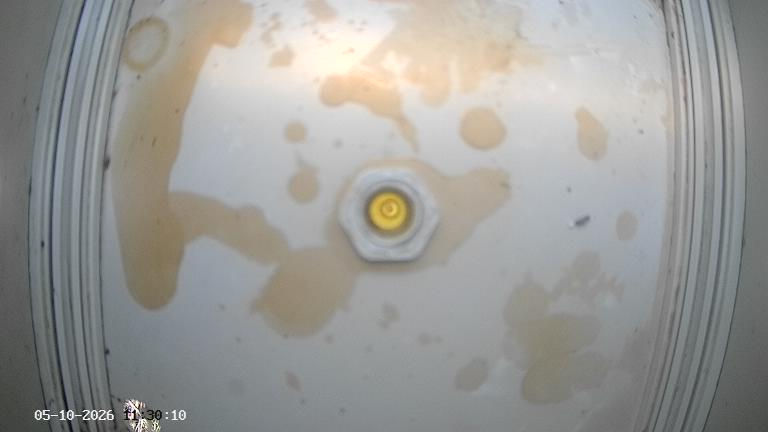
#> input picture data/samples/images/BE4089629/6ac327d44c3227d11cfbd084.jpg, 768 x 432 px
$ python -i quality.py   (imports and definitions only)   (older library calls are emulated)
#> lines starting #> are read from the running program, lines starting #| are printed output that depends on the picture; after the words box and inside, x2 and y2 are one past the last pixel; in counts of white or black regions, pixels touching at a corner belong together
#> further down, picture is the input picture: shape (432, 768, 3); mean B, G, R 151.1, 154.2, 154.6
### lambda/vision/sentinel/vision/card.py
"""Op 1: find the trap surface and rectify it, for both FlyBot trap kinds.

    uv run python -m sentinel.vision.card IMAGE [--trap-kind sticky|lure] [--out DIR] [--profile yellow|white|auto]

FlyBot's `Camera.trapKind` has exactly two values, and `find_card(img, trap_kind=...)` handles both:

* `sticky` (default): a yellow sticky card (counts accumulate until the card is replaced). HSV mask ->
  contour -> approxPolyDP -> side-line refinement -> warpPerspective. Profiles: `yellow` (default),
  `white` (bright unsaturated surface, opt-in only), `auto` (yellow, then white).
* `lure`: a bait trap that is not sticky (a photo shows the flies present at that moment). The
  production trap cameras look down into a white tray: `find_lure_floor` segments the bright,
  smooth, low-saturation tray floor (texture + brightness + saturation mask, morphological
  open/close, largest region, holes filled) and returns its polygon as the ROI, a rectified crop when
  a 4-corner fit is plausible, otherwise the polygon only; when no floor is found the ROI is the
  whole frame.

Returned JSON-serializable dict (both kinds):

    found, trap_kind, profile, roi_source ("card" | "floor_quad" | "floor_polygon" | "whole_frame" | "none"),
    quad (4 [x, y] pixel corners TL, TR, BR, BL, or None), quad_norm (same, 0-1),
    polygon (pixel polygon of the ROI, or None), roi (camos shadow `detections[].roi`: a list of
    polygons of normalized [x, y]), coverage (ROI area / frame area), fill, occlusion, partial,
    n_cards, cards, warped_size, warped_path, time_ms, evidence {overlay, mask, warped}

`found` semantics:
* sticky: a plausible yellow card quad was found; when False, `roi` is `[]` and ops 3-4 work on the
  whole frame .
* lure: a plausible tray floor region was found (coverage 0.15-0.97, solidity >= 0.85, bright and
  unsaturated); `quad` is set only when the floor also fits 4 corners (region fills >= 0.9 of the
  quad), so `warped_path` exists only then. When False, `roi` is the whole frame
  (`roi_source: "whole_frame"`), never `[]`, because a lure camera always looks into its trap.

Canonical size keeps the surface's aspect ratio, long side `canonical_long` pixels.
"""

from __future__ import annotations

import argparse
import json
import sys
import time
from pathlib import Path

import cv2
import numpy as np

from sentinel.vision.evidence import pixelate_outside, save_jpeg

WORK_LONG = 640  # masks and contours are computed on a copy with this long side
CANONICAL_LONG = 800

PROFILES: dict[str, dict] = {
    # OpenCV hue is 0-180: yellow glue cards sit around 22-34. max_overflow = blob area / quad area:
    # a card fills its 4-corner quad (~1.0); a round bait cap or disc overflows it (~1.3-1.6)
    # min_fill = mask share inside the quad; min_solidity = blob area / convex hull area (bait stains
    # and streaks are concave); interior angles of a card seen in perspective stay within min_angle..180-min_angle
    "yellow": {"h": (18, 40), "s": (70, 255), "v": (80, 255), "min_area": 0.04, "min_fill": 0.8, "max_overflow": 1.12,
               "min_solidity": 0.85, "min_angle": 40.0,
               # tan bait stains next to a card are yellow but less saturated: when the merged blob fails
               # the shape tests, retry with a stricter saturation floor
               "s_retry": (120, 160)},
    "white": {"h": (0, 180), "s": (0, 60), "v": (140, 255), "min_area": 0.08, "min_fill": 0.6, "max_overflow": 9.0,
              "min_solidity": 0.0, "min_angle": 20.0},
}
MAX_ASPECT = 8.0
BORDER_MARGIN = 2  # px on the work image: contour points this close to the edge lie on the frame border
# A card cut by the frame runs along the border: partial when this share of its outline is on it
PARTIAL_BORDER_SHARE = 0.03


# [176 lines left out: functions _mask, order_corners, _min_interior_angle, _approx_quad, _line_intersection, refine_quad and 5 more, not called in this run]


TRAP_KINDS = ("sticky", "lure")

# Lure tray floor (find_lure_floor). Tuned on 768x432 / 2304x1296 frames of BE4089629 and BE4111159,
# measured on a copy with long side WORK_LONG: the floor is smooth (mean Sobel magnitude over an 11 px box
# below tex_max, or below the frame median when that is higher), at least v_rel of the frame's
# 95th-percentile brightness (night IR frames fall off towards the corners), and not strongly saturated
# (tan bait stains reach S ~ 100). The ribbed side walls are textured and drop out.
LURE: dict = {"tex_max": 12.0, "v_rel": 0.40, "s_max": 110, "open": 9, "close": 31,
              "min_coverage": 0.15, "max_coverage": 0.97, "min_solidity": 0.85,
              "min_v": 70, "max_s_median": 70,
              # 4-corner fit: region fills >= quad_fill of the quad, the quad covers >= quad_cover of the
              # region (a slanted side must not cut a floor corner off), quad area / hull area <= quad_overflow,
              # corners at most quad_margin (share of the frame side) outside the frame. The lure cameras look
              # straight down at a rectangular floor, so every interior angle must be within 90 +- 12 deg
              # (quad_min_angle 78): on the 50-photo hand-check every fit with a slanted side that cut a floor
              # corner off or stuck out of the floor had a corner angle of 63-75 deg, every good fit >= 81.4
              # (docs/evidence/vision/card_check_lure.md). quad_dev (outline distance to the hull) is reported only:
              # the fisheye floor sides bulge, so good fits reach 0.064 of the diagonal
              "quad_fill": 0.9, "quad_cover": 0.95, "quad_overflow": 1.12, "quad_min_angle": 78.0,
              "quad_margin": 0.02, "poly_eps": 0.01}
WHOLE_FRAME_ROI = [[[0.0, 0.0], [1.0, 0.0], [1.0, 1.0], [0.0, 1.0]]]


# [224 lines left out: functions _empty_result, find_card, _work_copy, _find_sticky, lure_floor_mask, find_lure_floor, not called in this run]


def roi_polygon_px(card: dict | None) -> list | None:
    """Pixel polygon of the ROI a find_card result keeps (card quad or lure floor polygon); None = whole frame."""
    if not card or not card.get("found"):
        return None
    return card.get("polygon") or card.get("quad")


# [44 lines left out: functions _write_evidence, draw_card, main, not called in this run]


# [2 lines that do not run on import are left out]

### lambda/vision/sentinel/vision/quality.py
"""Op 2: photo quality gate v2 (blur, exposure, glare, dirt/droplets, IR night mode, card visibility).

    uv run python -m sentinel.vision.quality IMAGE [--card] [--out DIR]

`assess_quality(img, card=find_card(img))` returns a JSON-serializable dict:

    ok, issues (subset of ISSUES, most serious first), scores {...}, baseline_used, time_ms, evidence

Thresholds live in quality_thresholds.yaml. Scene-dependent rules (blur, haze, dirt) are judged
against the camera's own recent good photos (`Baseline`), as FlyBot production does
(ezviz-manager server/src/services/imageQuality.js); absolute floors apply without a baseline.
Issues map to camera actions (dark/overexposed/low_contrast/glare -> set_image,
blurry -> capture again, dirty -> remind to clean, ir -> postpone, no_card/partial_card -> ROI / visit).
"""

from __future__ import annotations

import argparse
import json
import sys
import time
from collections import deque
from functools import lru_cache
from pathlib import Path

import cv2
import numpy as np
import yaml

from sentinel.vision.card import find_card, roi_polygon_px, warp_card
from sentinel.vision.evidence import save_jpeg

ISSUES = ["no_card", "partial_card", "dark", "overexposed", "ir", "blurry", "low_contrast", "glare", "dirty"]
THRESHOLDS_PATH = Path(__file__).with_name("quality_thresholds.yaml")


@lru_cache(maxsize=4)
def _load(path: str) -> dict:
    with open(path, encoding="utf-8") as f:
        return yaml.safe_load(f)


def load_thresholds(path: str | Path | None = None) -> dict:
    return _load(str(path or THRESHOLDS_PATH))


def _gray_sample(img: np.ndarray, width: int) -> np.ndarray:
#> called with width = 320
    h, w = img.shape[:2]
#> h = 432; w = 768
    if w > width:
        img = cv2.resize(img, (width, max(1, round(h * width / w))), interpolation=cv2.INTER_AREA)
    return img


def _lapvar(gray: np.ndarray) -> float:
    return float(cv2.Laplacian(gray, cv2.CV_32F, ksize=1).var())


def _flat_share(gray: np.ndarray, window: int, flat_ratio: float) -> tuple[float, np.ndarray]:
    """Share of pixels whose local std is far below the image's median local std, and that mask."""
    g = gray.astype(np.float32)
    mu = cv2.boxFilter(g, -1, (window, window))
    mu2 = cv2.boxFilter(g * g, -1, (window, window))
    std = np.sqrt(np.maximum(mu2 - mu * mu, 0))
    med = float(np.median(std))
    if med <= 1e-6:
        return 1.0, np.full(gray.shape, 255, np.uint8)
    flat = (std < flat_ratio * med).astype(np.uint8) * 255
    return float(np.count_nonzero(flat)) / flat.size, flat


def measure(img: np.ndarray, card: dict | None = None, t: dict | None = None) -> tuple[dict, dict]:
    """Quality scores of a BGR frame (and of its card when `card` is a find_card result).

    Returns (scores, masks) where masks are uint8 images for evidence.
    """
    t = t or load_thresholds()
    small = _gray_sample(img, int(t["sample_width"]))
    gray = cv2.cvtColor(small, cv2.COLOR_BGR2GRAY)
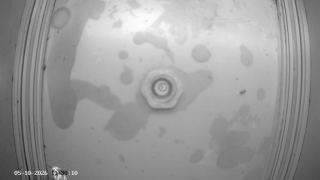
#> gray: shape (180, 320); min 19, max 252, mean 154
    hsv = cv2.cvtColor(small, cv2.COLOR_BGR2HSV)
#> hsv: shape (180, 320, 3); mean H, S, V 60.1, 17.3, 158.5
    n = gray.size
#> n = 57600
    brightness = float(gray.mean())
#> brightness = 154
    contrast = float(gray.std())
#> contrast = 37.32
    sharpness = _lapvar(gray)
#> sharpness = 278.6
    clip_high = float(np.count_nonzero(gray >= 250)) / n
#> clip_high = 0.00288
    clip_low = float(np.count_nonzero(gray <= 5)) / n
#> clip_low = 0
    sat_mean = float(hsv[..., 1].mean())
#> sat_mean = 17.31

    spec = ((hsv[..., 2] >= t["glare"]["v_min"]) & (hsv[..., 1] <= t["glare"]["s_max"])).astype(np.uint8) * 255
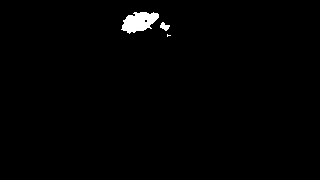
#> spec: shape (180, 320); 1% white; 3 white regions (1 under 20 px), largest, box (x1, y1, x2, y2) and area: (121, 12, 159, 34) 538, (160, 22, 170, 31) 52
    region = None
    poly = roi_polygon_px(card)  # sticky card quad or lure floor polygon
    if poly is not None:
        sx = small.shape[1] / float(img.shape[1])
        region = np.zeros(gray.shape, np.uint8)
        cv2.fillConvexPoly(region, np.round(np.asarray(poly) * sx).astype(np.int32), 255)  # both are convex
    lure = card is not None and card.get("trap_kind") == "lure"
    if region is not None and np.count_nonzero(region):
        glare_ratio = float(np.count_nonzero(spec & region)) / np.count_nonzero(region)
        glare_region = "floor" if lure else "card"
    else:
        glare_ratio = float(np.count_nonzero(spec)) / n
#> glare_ratio = 0.0103
        glare_region = "frame"
    flat, flat_mask = _flat_share(gray, int(t["dirty"]["window"]), float(t["dirty"]["flat_ratio"]))
#> in _flat_share, `mu = cv2.boxFilter(g, -1, (window, window))`:
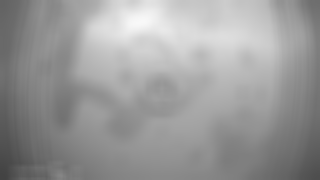
#> mu: shape (180, 320) float32; min 67.06, max 248.5, mean 154
#> in _flat_share, `mu2 = cv2.boxFilter(g * g, -1, (window, window))`:
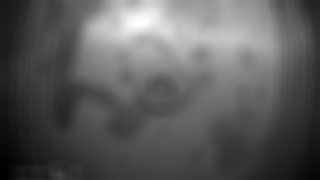
#> mu2: shape (180, 320) float32; min 4498.8, max 61765.6, mean 25113.6; drawn with min black and max white
#> in _flat_share, `std = np.sqrt(np.maximum(mu2 - mu * mu, 0))`:
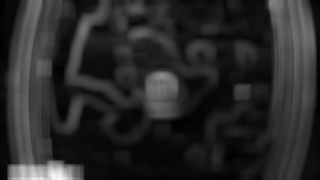
#> std: shape (180, 320) float32; min 1, max 47.01, mean 8.5; drawn with min black and max white
#> in _flat_share, `med = float(np.median(std))`: med = 6.75
#> in _flat_share, `flat = (std < flat_ratio * med).astype(np.uint8) * 255`:
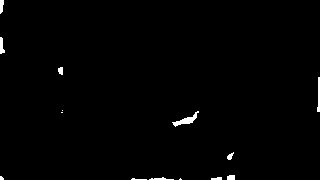
#> flat: shape (180, 320); 0.9% white; 14 white regions (5 under 20 px), largest, box (x1, y1, x2, y2) and area: (172, 111, 199, 127) 136, (317, 77, 320, 112) 75, (0, 37, 5, 54) 56
#> flat = 0.00903

    scores = {
        "brightness": round(brightness, 2),
        "contrast": round(contrast, 2),
        "sharpness": round(sharpness, 2),
        "edge_ratio": round(sharpness / (contrast * contrast), 5) if contrast > 0 else 0.0,
        "clip_low": round(clip_low, 4),
        "clip_high": round(clip_high, 4),
        "saturation_mean": round(sat_mean, 2),
        "glare_ratio": round(glare_ratio, 4),
        "glare_region": glare_region,  # what glare_ratio is a share of: "card", "floor" (lure tray) or "frame"
        "flat_share": round(flat, 4),
        "card_found": None,
        "card_coverage": None,
        "card_occlusion": None,
        "card_partial": None,
        "card_sharpness": None,
        "card_brightness": None,
        "card_contrast": None,
        "floor_sharpness": None,
    }
    if card is not None:
        scores["card_found"] = bool(card.get("found"))
        if lure and card.get("found") and region is not None and np.count_nonzero(region):
            # Lure tray floor: smooth white plastic, so its Laplacian variance measures how much is ON the floor
            # (stains, flies, IR noise), not focus. Informational only, at the 320-wide copy (no upscaling).
            # As card_sharpness (rectified 800-px crop, upscaled ~1.5x from 768x432 frames) it made 180 of 485
            # sharp BE4111159 photos "blurry" (live AWS run 2026-10-15, test_vision_quality_lure.py).
            inner = cv2.erode(region, np.ones((5, 5), np.uint8))
            lap = cv2.Laplacian(gray, cv2.CV_32F, ksize=1)
            scores["floor_sharpness"] = round(float(lap[inner > 0].var()), 2) if np.count_nonzero(inner) else None
        if card.get("found") and card.get("quad") is None:  # lure floor without a 4-corner fit
            scores.update(card_coverage=card.get("coverage"), card_occlusion=card.get("occlusion"),
                          card_partial=bool(card.get("partial")))
        elif card.get("found"):
            warped = warp_card(img, card["quad"])
            wg = cv2.cvtColor(warped, cv2.COLOR_BGR2GRAY)
            scores.update(
                card_coverage=card.get("coverage"),
                card_occlusion=card.get("occlusion"),
                card_partial=bool(card.get("partial")),
                card_sharpness=None if lure else round(_lapvar(wg), 2),  # sticky card only (see floor_sharpness)
                card_brightness=round(float(wg.mean()), 2),
                card_contrast=round(float(wg.std()), 2),
            )
    return scores, {"glare": spec, "flat": flat_mask}


# [44 lines left out: function assess, not called in this run]


class Baseline:
    """A camera's usual scores: medians over its last `size` photos without issues."""

    KEYS = ("contrast", "edge_ratio", "flat_share", "sharpness")

    def __init__(self, size: int = 20, min_count: int = 5):
        self.size, self.min_count = size, min_count
        self._rows: deque = deque(maxlen=size)

    # [63 lines left out: functions update, get, assess_quality, main, not called in this run]


# [2 lines not run here, left out]

>>> import cv2
>>> picture = cv2.imread('../../../../data/samples/images/BE4089629/6ac327d44c3227d11cfbd084.jpg')
>>> result = measure(picture)

$ run again, on data/samples/images/BE4089629/6ac343f24c3227d11cfbd13a.jpg
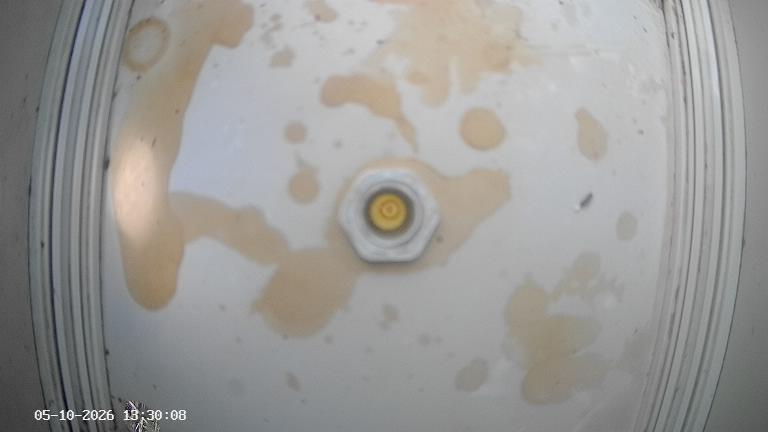
#> input picture data/samples/images/BE4089629/6ac343f24c3227d11cfbd13a.jpg, 768 x 432 px
#> picture is the input picture: shape (432, 768, 3); mean B, G, R 150.9, 153.2, 154.4
#> hsv: shape (180, 320, 3); mean H, S, V 53, 13.2, 156.9
#> brightness = 153.3
#> contrast = 31.07
#> sharpness = 276.2
#> clip_high = 0
#> sat_mean = 13.24
#> spec: shape (180, 320); every value is 0
#> glare_ratio = 0
#> in _flat_share, `std = np.sqrt(np.maximum(mu2 - mu * mu, 0))`:
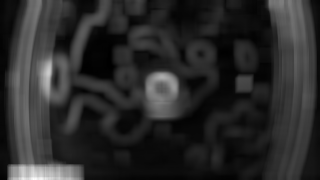
#> std: shape (180, 320) float32; min 0.656, max 45.6, mean 8.2; drawn with min black and max white
#> med = 6.48
#> in _flat_share, `flat = (std < flat_ratio * med).astype(np.uint8) * 255`:
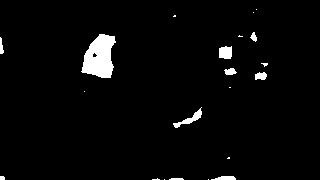
#> flat: shape (180, 320); 3% white; 21 white regions (12 under 20 px), largest, box (x1, y1, x2, y2) and area: (81, 34, 116, 78) 1042, (173, 107, 202, 128) 163, (219, 46, 232, 59) 150
#> in measure, `flat, flat_mask = _flat_share(gray, int(t["dirty"]["window"]), float(t..`: flat = 0.0304
